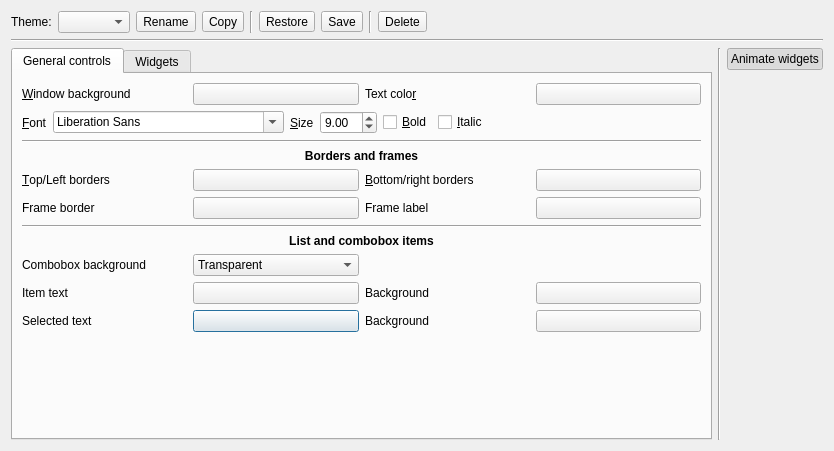
<?xml version="1.0" encoding="UTF-8"?>
<ui version="4.0">
 <class>Dialog</class>
 <widget class="QDialog" name="Dialog">
  <property name="geometry">
   <rect>
    <x>0</x>
    <y>0</y>
    <width>834</width>
    <height>451</height>
   </rect>
  </property>
  <property name="windowTitle">
   <string>Theme editor</string>
  </property>
  <layout class="QGridLayout" name="gridLayout">
   <item row="0" column="0" colspan="3">
    <layout class="QHBoxLayout" name="horizontalLayout">
     <item>
      <widget class="QLabel" name="label">
       <property name="text">
        <string>Theme:</string>
       </property>
      </widget>
     </item>
     <item>
      <widget class="QComboBox" name="themeCombo">
       <property name="sizeAdjustPolicy">
        <enum>QComboBox::AdjustToContents</enum>
       </property>
      </widget>
     </item>
     <item>
      <widget class="QToolButton" name="renameBtn">
       <property name="sizePolicy">
        <sizepolicy hsizetype="Maximum" vsizetype="Fixed">
         <horstretch>0</horstretch>
         <verstretch>0</verstretch>
        </sizepolicy>
       </property>
       <property name="text">
        <string>Rename</string>
       </property>
       <property name="icon">
        <iconset theme="edit-rename">
         <normaloff/>
        </iconset>
       </property>
       <property name="toolButtonStyle">
        <enum>Qt::ToolButtonTextBesideIcon</enum>
       </property>
      </widget>
     </item>
     <item>
      <widget class="QToolButton" name="copyBtn">
       <property name="sizePolicy">
        <sizepolicy hsizetype="Maximum" vsizetype="Fixed">
         <horstretch>0</horstretch>
         <verstretch>0</verstretch>
        </sizepolicy>
       </property>
       <property name="text">
        <string>Copy</string>
       </property>
       <property name="icon">
        <iconset theme="edit-copy">
         <normaloff/>
        </iconset>
       </property>
       <property name="toolButtonStyle">
        <enum>Qt::ToolButtonTextBesideIcon</enum>
       </property>
      </widget>
     </item>
     <item>
      <widget class="Line" name="line_3">
       <property name="orientation">
        <enum>Qt::Vertical</enum>
       </property>
      </widget>
     </item>
     <item>
      <widget class="QToolButton" name="restoreBtn">
       <property name="sizePolicy">
        <sizepolicy hsizetype="Maximum" vsizetype="Fixed">
         <horstretch>0</horstretch>
         <verstretch>0</verstretch>
        </sizepolicy>
       </property>
       <property name="text">
        <string>Restore</string>
       </property>
       <property name="icon">
        <iconset theme="edit-undo">
         <normaloff/>
        </iconset>
       </property>
       <property name="toolButtonStyle">
        <enum>Qt::ToolButtonTextBesideIcon</enum>
       </property>
      </widget>
     </item>
     <item>
      <widget class="QToolButton" name="saveBtn">
       <property name="sizePolicy">
        <sizepolicy hsizetype="Maximum" vsizetype="Fixed">
         <horstretch>0</horstretch>
         <verstretch>0</verstretch>
        </sizepolicy>
       </property>
       <property name="text">
        <string>Save</string>
       </property>
       <property name="icon">
        <iconset theme="document-save">
         <normaloff/>
        </iconset>
       </property>
       <property name="toolButtonStyle">
        <enum>Qt::ToolButtonTextBesideIcon</enum>
       </property>
      </widget>
     </item>
     <item>
      <widget class="Line" name="line_4">
       <property name="orientation">
        <enum>Qt::Vertical</enum>
       </property>
      </widget>
     </item>
     <item>
      <widget class="QToolButton" name="deleteBtn">
       <property name="sizePolicy">
        <sizepolicy hsizetype="Maximum" vsizetype="Fixed">
         <horstretch>0</horstretch>
         <verstretch>0</verstretch>
        </sizepolicy>
       </property>
       <property name="text">
        <string>Delete</string>
       </property>
       <property name="icon">
        <iconset theme="edit-delete">
         <normaloff/>
        </iconset>
       </property>
       <property name="toolButtonStyle">
        <enum>Qt::ToolButtonTextBesideIcon</enum>
       </property>
      </widget>
     </item>
     <item>
      <spacer name="horizontalSpacer">
       <property name="orientation">
        <enum>Qt::Horizontal</enum>
       </property>
       <property name="sizeHint" stdset="0">
        <size>
         <width>40</width>
         <height>20</height>
        </size>
       </property>
      </spacer>
     </item>
    </layout>
   </item>
   <item row="1" column="0" colspan="3">
    <widget class="Line" name="line">
     <property name="orientation">
      <enum>Qt::Horizontal</enum>
     </property>
    </widget>
   </item>
   <item row="2" column="0" rowspan="2">
    <widget class="QTabWidget" name="themeTabWidget">
     <property name="currentIndex">
      <number>0</number>
     </property>
     <widget class="QWidget" name="generalTab">
      <attribute name="title">
       <string>General controls</string>
      </attribute>
      <layout class="QGridLayout" name="gridLayout_4">
       <item row="5" column="2">
        <widget class="QLabel" name="label_21">
         <property name="text">
          <string>Frame label</string>
         </property>
         <property name="buddy">
          <cstring>frameLabelColorBtn</cstring>
         </property>
        </widget>
       </item>
       <item row="8" column="0">
        <widget class="QLabel" name="label_14">
         <property name="text">
          <string>Combobox background</string>
         </property>
         <property name="buddy">
          <cstring>comboStyleCombo</cstring>
         </property>
        </widget>
       </item>
       <item row="10" column="2">
        <widget class="QLabel" name="label_18">
         <property name="text">
          <string>Background</string>
         </property>
         <property name="buddy">
          <cstring>highlightBgdColorBtn</cstring>
         </property>
        </widget>
       </item>
       <item row="7" column="0" colspan="4">
        <widget class="QLabel" name="label_13">
         <property name="font">
          <font>
           <weight>75</weight>
           <bold>true</bold>
          </font>
         </property>
         <property name="text">
          <string>List and combobox items</string>
         </property>
         <property name="alignment">
          <set>Qt::AlignCenter</set>
         </property>
        </widget>
       </item>
       <item row="9" column="0">
        <widget class="QLabel" name="label_15">
         <property name="text">
          <string>Item text</string>
         </property>
         <property name="buddy">
          <cstring>itemColorBtn</cstring>
         </property>
        </widget>
       </item>
       <item row="6" column="0" colspan="4">
        <widget class="Line" name="line_6">
         <property name="orientation">
          <enum>Qt::Horizontal</enum>
         </property>
        </widget>
       </item>
       <item row="10" column="1">
        <widget class="ColorSelectButton" name="highlightColorBtn"/>
       </item>
       <item row="10" column="3">
        <widget class="ColorSelectButton" name="highlightBgdColorBtn"/>
       </item>
       <item row="5" column="3">
        <widget class="ColorSelectButton" name="frameLabelColorBtn"/>
       </item>
       <item row="0" column="1">
        <widget class="ColorSelectButton" name="windowBgdColorBtn"/>
       </item>
       <item row="9" column="3">
        <widget class="ColorSelectButton" name="itemBgdColorBtn"/>
       </item>
       <item row="9" column="2">
        <widget class="QLabel" name="label_16">
         <property name="text">
          <string>Background</string>
         </property>
         <property name="buddy">
          <cstring>itemBgdColorBtn</cstring>
         </property>
        </widget>
       </item>
       <item row="5" column="0">
        <widget class="QLabel" name="label_20">
         <property name="text">
          <string>Frame border</string>
         </property>
         <property name="buddy">
          <cstring>frameBorderColorBtn</cstring>
         </property>
        </widget>
       </item>
       <item row="10" column="0">
        <widget class="QLabel" name="label_17">
         <property name="text">
          <string>Selected text</string>
         </property>
         <property name="buddy">
          <cstring>highlightColorBtn</cstring>
         </property>
        </widget>
       </item>
       <item row="4" column="1">
        <widget class="ColorSelectButton" name="lightBorderColorBtn"/>
       </item>
       <item row="5" column="1">
        <widget class="ColorSelectButton" name="frameBorderColorBtn"/>
       </item>
       <item row="4" column="3">
        <widget class="ColorSelectButton" name="darkBorderColorBtn"/>
       </item>
       <item row="4" column="2">
        <widget class="QLabel" name="label_6">
         <property name="text">
          <string>&amp;Bottom/right borders</string>
         </property>
         <property name="buddy">
          <cstring>darkBorderColorBtn</cstring>
         </property>
        </widget>
       </item>
       <item row="9" column="1">
        <widget class="ColorSelectButton" name="itemColorBtn"/>
       </item>
       <item row="0" column="0">
        <widget class="QLabel" name="windowBackgroundLabel">
         <property name="text">
          <string comment="asdf" extracomment="qwerty">&amp;Window background</string>
         </property>
         <property name="buddy">
          <cstring>windowBgdColorBtn</cstring>
         </property>
        </widget>
       </item>
       <item row="0" column="2">
        <widget class="QLabel" name="fontColorLabel">
         <property name="text">
          <string>Text colo&amp;r</string>
         </property>
         <property name="buddy">
          <cstring>fontColorBtn</cstring>
         </property>
        </widget>
       </item>
       <item row="2" column="0" colspan="4">
        <widget class="Line" name="line_5">
         <property name="orientation">
          <enum>Qt::Horizontal</enum>
         </property>
        </widget>
       </item>
       <item row="0" column="3">
        <widget class="ColorSelectButton" name="fontColorBtn"/>
       </item>
       <item row="1" column="0" colspan="4">
        <layout class="QHBoxLayout" name="horizontalLayout_5">
         <item>
          <widget class="QLabel" name="fontLabel">
           <property name="text">
            <string>&amp;Font</string>
           </property>
           <property name="buddy">
            <cstring>fontCombo</cstring>
           </property>
          </widget>
         </item>
         <item>
          <widget class="QFontComboBox" name="fontCombo"/>
         </item>
         <item>
          <widget class="QLabel" name="fontSizeLabel">
           <property name="text">
            <string>&amp;Size</string>
           </property>
           <property name="buddy">
            <cstring>fontSizeSpin</cstring>
           </property>
          </widget>
         </item>
         <item>
          <widget class="QDoubleSpinBox" name="fontSizeSpin">
           <property name="sizePolicy">
            <sizepolicy hsizetype="Maximum" vsizetype="Fixed">
             <horstretch>0</horstretch>
             <verstretch>0</verstretch>
            </sizepolicy>
           </property>
           <property name="minimum">
            <double>5.000000000000000</double>
           </property>
           <property name="maximum">
            <double>32.000000000000000</double>
           </property>
           <property name="value">
            <double>9.000000000000000</double>
           </property>
          </widget>
         </item>
         <item>
          <widget class="QCheckBox" name="fontBoldChk">
           <property name="text">
            <string>&amp;Bold</string>
           </property>
          </widget>
         </item>
         <item>
          <widget class="QCheckBox" name="fontItalicChk">
           <property name="text">
            <string>&amp;Italic</string>
           </property>
          </widget>
         </item>
         <item>
          <spacer name="horizontalSpacer_2">
           <property name="orientation">
            <enum>Qt::Horizontal</enum>
           </property>
           <property name="sizeHint" stdset="0">
            <size>
             <width>20</width>
             <height>20</height>
            </size>
           </property>
          </spacer>
         </item>
        </layout>
       </item>
       <item row="8" column="1">
        <widget class="QComboBox" name="comboStyleCombo">
         <item>
          <property name="text">
           <string>Transparent</string>
          </property>
         </item>
         <item>
          <property name="text">
           <string>Opaque</string>
          </property>
         </item>
        </widget>
       </item>
       <item row="3" column="0" colspan="4">
        <widget class="QLabel" name="label_2">
         <property name="font">
          <font>
           <weight>75</weight>
           <bold>true</bold>
          </font>
         </property>
         <property name="text">
          <string>Borders and frames</string>
         </property>
         <property name="alignment">
          <set>Qt::AlignCenter</set>
         </property>
        </widget>
       </item>
       <item row="4" column="0">
        <widget class="QLabel" name="label_5">
         <property name="text">
          <string>&amp;Top/Left borders</string>
         </property>
         <property name="buddy">
          <cstring>lightBorderColorBtn</cstring>
         </property>
        </widget>
       </item>
       <item row="11" column="0">
        <spacer name="verticalSpacer">
         <property name="orientation">
          <enum>Qt::Vertical</enum>
         </property>
         <property name="sizeHint" stdset="0">
          <size>
           <width>20</width>
           <height>40</height>
          </size>
         </property>
        </spacer>
       </item>
      </layout>
     </widget>
     <widget class="QWidget" name="widgetsTab">
      <attribute name="title">
       <string>Widgets</string>
      </attribute>
      <layout class="QGridLayout" name="gridLayout_5">
       <item row="0" column="0" colspan="4">
        <widget class="QLabel" name="label_4">
         <property name="font">
          <font>
           <weight>75</weight>
           <bold>true</bold>
          </font>
         </property>
         <property name="text">
          <string>Buttons</string>
         </property>
         <property name="alignment">
          <set>Qt::AlignCenter</set>
         </property>
        </widget>
       </item>
       <item row="1" column="0">
        <widget class="QLabel" name="normalButtonColorLabel">
         <property name="text">
          <string>&amp;Normal button</string>
         </property>
         <property name="buddy">
          <cstring>normalButtonColorBtn</cstring>
         </property>
        </widget>
       </item>
       <item row="1" column="1">
        <widget class="ColorSelectButton" name="normalButtonColorBtn"/>
       </item>
       <item row="1" column="2">
        <widget class="QLabel" name="activeButtonColorLabel">
         <property name="text">
          <string>&amp;Active button</string>
         </property>
         <property name="buddy">
          <cstring>activeButtonColorBtn</cstring>
         </property>
        </widget>
       </item>
       <item row="1" column="3">
        <widget class="ColorSelectButton" name="activeButtonColorBtn"/>
       </item>
       <item row="2" column="0" colspan="4">
        <widget class="Line" name="line_7">
         <property name="orientation">
          <enum>Qt::Horizontal</enum>
         </property>
        </widget>
       </item>
       <item row="3" column="0" colspan="4">
        <widget class="QLabel" name="label_7">
         <property name="font">
          <font>
           <weight>75</weight>
           <bold>true</bold>
          </font>
         </property>
         <property name="text">
          <string>Dials</string>
         </property>
         <property name="alignment">
          <set>Qt::AlignCenter</set>
         </property>
        </widget>
       </item>
       <item row="4" column="0">
        <widget class="QLabel" name="dialZeroLabel">
         <property name="text">
          <string>Dial &amp;start</string>
         </property>
         <property name="buddy">
          <cstring>dialZeroBtn</cstring>
         </property>
        </widget>
       </item>
       <item row="4" column="1">
        <widget class="ColorSelectButton" name="dialZeroBtn"/>
       </item>
       <item row="4" column="2">
        <widget class="QLabel" name="dialEndLabel">
         <property name="text">
          <string>Dial &amp;end</string>
         </property>
         <property name="buddy">
          <cstring>dialEndBtn</cstring>
         </property>
        </widget>
       </item>
       <item row="4" column="3">
        <widget class="ColorSelectButton" name="dialEndBtn"/>
       </item>
       <item row="5" column="0">
        <widget class="QCheckBox" name="linkDialColorsChk">
         <property name="text">
          <string>Dial pre-zero</string>
         </property>
        </widget>
       </item>
       <item row="5" column="1">
        <widget class="ColorSelectButton" name="dialStartBtn">
         <property name="enabled">
          <bool>false</bool>
         </property>
        </widget>
       </item>
       <item row="5" column="2">
        <widget class="QLabel" name="dialBgdLabel">
         <property name="text">
          <string>Dial &amp;color</string>
         </property>
         <property name="buddy">
          <cstring>dialBgdBtn</cstring>
         </property>
        </widget>
       </item>
       <item row="5" column="3">
        <widget class="ColorSelectButton" name="dialBgdBtn"/>
       </item>
       <item row="6" column="0">
        <widget class="QLabel" name="label_9">
         <property name="text">
          <string>Value color mode</string>
         </property>
         <property name="buddy">
          <cstring>dialGradientCombo</cstring>
         </property>
        </widget>
       </item>
       <item row="6" column="1">
        <widget class="QComboBox" name="dialGradientCombo">
         <item>
          <property name="text">
           <string>Full</string>
          </property>
         </item>
         <item>
          <property name="text">
           <string>Gradient</string>
          </property>
         </item>
        </widget>
       </item>
       <item row="6" column="2">
        <widget class="QLabel" name="label_12">
         <property name="text">
          <string>Indicator</string>
         </property>
         <property name="buddy">
          <cstring>dialIndicatorColorBtn</cstring>
         </property>
        </widget>
       </item>
       <item row="6" column="3">
        <widget class="ColorSelectButton" name="dialIndicatorColorBtn"/>
       </item>
       <item row="7" column="0">
        <widget class="QLabel" name="label_10">
         <property name="text">
          <string>Full scale</string>
         </property>
         <property name="buddy">
          <cstring>dialScaleColorBtn</cstring>
         </property>
        </widget>
       </item>
       <item row="7" column="1">
        <widget class="ColorSelectButton" name="dialScaleColorBtn"/>
       </item>
       <item row="7" column="2">
        <widget class="QLabel" name="label_11">
         <property name="text">
          <string>Notches</string>
         </property>
         <property name="buddy">
          <cstring>dialNotchesColorBtn</cstring>
         </property>
        </widget>
       </item>
       <item row="7" column="3">
        <widget class="ColorSelectButton" name="dialNotchesColorBtn"/>
       </item>
       <item row="8" column="0" colspan="4">
        <widget class="Line" name="line_8">
         <property name="orientation">
          <enum>Qt::Horizontal</enum>
         </property>
        </widget>
       </item>
       <item row="9" column="0" colspan="4">
        <widget class="QLabel" name="label_8">
         <property name="font">
          <font>
           <weight>75</weight>
           <bold>true</bold>
          </font>
         </property>
         <property name="text">
          <string>Sliders</string>
         </property>
         <property name="alignment">
          <set>Qt::AlignCenter</set>
         </property>
        </widget>
       </item>
       <item row="10" column="0" colspan="2">
        <widget class="QCheckBox" name="linkSlidersToDialsChk">
         <property name="text">
          <string>Use dial range colors for slider</string>
         </property>
         <property name="checked">
          <bool>true</bool>
         </property>
        </widget>
       </item>
       <item row="10" column="2">
        <widget class="QLabel" name="sliderBgdLabel">
         <property name="text">
          <string>Background</string>
         </property>
         <property name="buddy">
          <cstring>sliderBgdColorBtn</cstring>
         </property>
        </widget>
       </item>
       <item row="10" column="3">
        <widget class="ColorSelectButton" name="sliderBgdColorBtn"/>
       </item>
       <item row="11" column="0">
        <widget class="QLabel" name="sliderStartLabel">
         <property name="enabled">
          <bool>false</bool>
         </property>
         <property name="text">
          <string>Slider &amp;start</string>
         </property>
         <property name="buddy">
          <cstring>sliderStartColorBtn</cstring>
         </property>
        </widget>
       </item>
       <item row="11" column="1">
        <widget class="ColorSelectButton" name="sliderStartColorBtn">
         <property name="enabled">
          <bool>false</bool>
         </property>
        </widget>
       </item>
       <item row="11" column="2">
        <widget class="QLabel" name="sliderEndLabel">
         <property name="enabled">
          <bool>false</bool>
         </property>
         <property name="text">
          <string>Slider &amp;end</string>
         </property>
         <property name="buddy">
          <cstring>sliderEndColorBtn</cstring>
         </property>
        </widget>
       </item>
       <item row="11" column="3">
        <widget class="ColorSelectButton" name="sliderEndColorBtn">
         <property name="enabled">
          <bool>false</bool>
         </property>
        </widget>
       </item>
       <item row="12" column="0">
        <spacer name="verticalSpacer_2">
         <property name="orientation">
          <enum>Qt::Vertical</enum>
         </property>
         <property name="sizeHint" stdset="0">
          <size>
           <width>109</width>
           <height>3</height>
          </size>
         </property>
        </spacer>
       </item>
      </layout>
     </widget>
    </widget>
   </item>
   <item row="2" column="1" rowspan="2">
    <widget class="Line" name="line_2">
     <property name="orientation">
      <enum>Qt::Vertical</enum>
     </property>
    </widget>
   </item>
   <item row="2" column="2">
    <widget class="QPushButton" name="animateBtn">
     <property name="text">
      <string>Animate widgets</string>
     </property>
     <property name="checkable">
      <bool>true</bool>
     </property>
     <property name="checked">
      <bool>true</bool>
     </property>
    </widget>
   </item>
   <item row="3" column="2">
    <widget class="QWidget" name="previewWidget" native="true">
     <property name="autoFillBackground">
      <bool>true</bool>
     </property>
     <layout class="QHBoxLayout" name="horizontalLayout_2">
      <property name="margin">
       <number>6</number>
      </property>
      <item>
       <widget class="Frame" name="frame">
        <property name="label" stdset="0">
         <string>Frame</string>
        </property>
        <layout class="QGridLayout" name="gridLayout_3">
         <item row="1" column="0" colspan="2">
          <widget class="Dial" name="dial2Normal">
           <property name="label" stdset="0">
            <string>Full dial</string>
           </property>
           <property name="minimumWidgetSize" stdset="0">
            <size>
             <width>20</width>
             <height>40</height>
            </size>
           </property>
          </widget>
         </item>
         <item row="3" column="0">
          <widget class="SquareButton" name="button_2">
           <property name="label" stdset="0">
            <string>Button</string>
           </property>
          </widget>
         </item>
         <item row="0" column="0" colspan="2">
          <widget class="Dial" name="dial1Normal">
           <property name="label" stdset="0">
            <string>Dial (step 8)</string>
           </property>
           <property name="minimumWidgetSize" stdset="0">
            <size>
             <width>20</width>
             <height>40</height>
            </size>
           </property>
           <property name="maximum" stdset="0">
            <number>128</number>
           </property>
           <property name="step" stdset="0">
            <number>8</number>
           </property>
          </widget>
         </item>
         <item row="2" column="0" colspan="2">
          <widget class="Dial" name="dial3Normal">
           <property name="label" stdset="0">
            <string>Center dial</string>
           </property>
           <property name="minimumWidgetSize" stdset="0">
            <size>
             <width>20</width>
             <height>40</height>
            </size>
           </property>
           <property name="rangeZeroAngle" stdset="0">
            <number>150</number>
           </property>
          </widget>
         </item>
         <item row="5" column="0">
          <widget class="SquareButton" name="switchableBtnEnabled">
           <property name="label" stdset="0">
            <string>Switchable</string>
           </property>
           <property name="switchable" stdset="0">
            <bool>true</bool>
           </property>
           <property name="switched" stdset="0">
            <bool>true</bool>
           </property>
           <property name="insideText" stdset="0">
            <string>On</string>
           </property>
          </widget>
         </item>
         <item row="4" column="0">
          <widget class="SquareButton" name="pressedBtnEnabled">
           <property name="label" stdset="0">
            <string>Pressed button</string>
           </property>
          </widget>
         </item>
         <item row="6" column="0">
          <widget class="Combo" name="combo">
           <property name="label" stdset="0">
            <string/>
           </property>
           <property name="valueList" stdset="0">
            <stringlist>
             <string>Combo box</string>
             <string>Item 1</string>
             <string>Item 2</string>
             <string>Disabled item</string>
            </stringlist>
           </property>
          </widget>
         </item>
         <item row="3" column="1" rowspan="4">
          <widget class="Slider" name="sliderEnabled">
           <property name="minimumWidgetSize" stdset="0">
            <size>
             <width>16</width>
             <height>96</height>
            </size>
           </property>
          </widget>
         </item>
        </layout>
       </widget>
      </item>
      <item>
       <widget class="Frame" name="frame_2">
        <property name="label" stdset="0">
         <string>Disabled frame</string>
        </property>
        <layout class="QGridLayout" name="gridLayout_2">
         <item row="5" column="0">
          <widget class="SquareButton" name="switchableBtnDisabled">
           <property name="enabled">
            <bool>false</bool>
           </property>
           <property name="label" stdset="0">
            <string>Switchable</string>
           </property>
           <property name="switchable" stdset="0">
            <bool>true</bool>
           </property>
           <property name="switched" stdset="0">
            <bool>true</bool>
           </property>
           <property name="insideText" stdset="0">
            <string>On</string>
           </property>
          </widget>
         </item>
         <item row="3" column="0">
          <widget class="SquareButton" name="button_4">
           <property name="enabled">
            <bool>false</bool>
           </property>
           <property name="label" stdset="0">
            <string>Button</string>
           </property>
          </widget>
         </item>
         <item row="2" column="0" colspan="2">
          <widget class="Dial" name="dial3Disabled">
           <property name="enabled">
            <bool>false</bool>
           </property>
           <property name="label" stdset="0">
            <string>Center dial</string>
           </property>
           <property name="minimumWidgetSize" stdset="0">
            <size>
             <width>20</width>
             <height>40</height>
            </size>
           </property>
           <property name="rangeZeroAngle" stdset="0">
            <number>150</number>
           </property>
          </widget>
         </item>
         <item row="1" column="0" colspan="2">
          <widget class="Dial" name="dial2Disabled">
           <property name="enabled">
            <bool>false</bool>
           </property>
           <property name="label" stdset="0">
            <string>Full dial</string>
           </property>
           <property name="minimumWidgetSize" stdset="0">
            <size>
             <width>20</width>
             <height>40</height>
            </size>
           </property>
          </widget>
         </item>
         <item row="0" column="0" colspan="2">
          <widget class="Dial" name="dial1Disabled">
           <property name="enabled">
            <bool>false</bool>
           </property>
           <property name="label" stdset="0">
            <string>Dial (step 8)</string>
           </property>
           <property name="minimumWidgetSize" stdset="0">
            <size>
             <width>20</width>
             <height>40</height>
            </size>
           </property>
           <property name="maximum" stdset="0">
            <number>128</number>
           </property>
           <property name="step" stdset="0">
            <number>8</number>
           </property>
          </widget>
         </item>
         <item row="4" column="0">
          <widget class="SquareButton" name="pressedBtnDisabled">
           <property name="enabled">
            <bool>false</bool>
           </property>
           <property name="label" stdset="0">
            <string>Pressed button</string>
           </property>
          </widget>
         </item>
         <item row="6" column="0">
          <widget class="Combo" name="combo_2">
           <property name="enabled">
            <bool>false</bool>
           </property>
           <property name="label" stdset="0">
            <string/>
           </property>
           <property name="valueList" stdset="0">
            <stringlist>
             <string>Some item</string>
            </stringlist>
           </property>
          </widget>
         </item>
         <item row="3" column="1" rowspan="4">
          <widget class="Slider" name="sliderDisabled">
           <property name="enabled">
            <bool>false</bool>
           </property>
           <property name="minimumWidgetSize" stdset="0">
            <size>
             <width>16</width>
             <height>96</height>
            </size>
           </property>
          </widget>
         </item>
        </layout>
       </widget>
      </item>
     </layout>
    </widget>
   </item>
  </layout>
 </widget>
 <customwidgets>
  <customwidget>
   <class>ColorSelectButton</class>
   <extends>QPushButton</extends>
   <header>colorselectbutton</header>
  </customwidget>
  <customwidget>
   <class>Combo</class>
   <extends>QWidget</extends>
   <header>combo</header>
  </customwidget>
  <customwidget>
   <class>Dial</class>
   <extends>QWidget</extends>
   <header>dial</header>
  </customwidget>
  <customwidget>
   <class>Frame</class>
   <extends>QFrame</extends>
   <header>frame</header>
   <container>1</container>
  </customwidget>
  <customwidget>
   <class>Slider</class>
   <extends>QWidget</extends>
   <header>slider</header>
   <container>1</container>
  </customwidget>
  <customwidget>
   <class>SquareButton</class>
   <extends>QWidget</extends>
   <header>squarebutton</header>
  </customwidget>
 </customwidgets>
 <resources/>
 <connections>
  <connection>
   <sender>linkDialColorsChk</sender>
   <signal>toggled(bool)</signal>
   <receiver>dialStartBtn</receiver>
   <slot>setEnabled(bool)</slot>
   <hints>
    <hint type="sourcelabel">
     <x>95</x>
     <y>225</y>
    </hint>
    <hint type="destinationlabel">
     <x>168</x>
     <y>224</y>
    </hint>
   </hints>
  </connection>
  <connection>
   <sender>linkSlidersToDialsChk</sender>
   <signal>toggled(bool)</signal>
   <receiver>sliderStartColorBtn</receiver>
   <slot>setDisabled(bool)</slot>
   <hints>
    <hint type="sourcelabel">
     <x>166</x>
     <y>370</y>
    </hint>
    <hint type="destinationlabel">
     <x>170</x>
     <y>404</y>
    </hint>
   </hints>
  </connection>
  <connection>
   <sender>linkSlidersToDialsChk</sender>
   <signal>toggled(bool)</signal>
   <receiver>sliderEndColorBtn</receiver>
   <slot>setDisabled(bool)</slot>
   <hints>
    <hint type="sourcelabel">
     <x>244</x>
     <y>370</y>
    </hint>
    <hint type="destinationlabel">
     <x>445</x>
     <y>406</y>
    </hint>
   </hints>
  </connection>
  <connection>
   <sender>dial1Normal</sender>
   <signal>valueChanged(int)</signal>
   <receiver>dial1Disabled</receiver>
   <slot>setValue(int)</slot>
   <hints>
    <hint type="sourcelabel">
     <x>610</x>
     <y>138</y>
    </hint>
    <hint type="destinationlabel">
     <x>731</x>
     <y>138</y>
    </hint>
   </hints>
  </connection>
  <connection>
   <sender>dial2Normal</sender>
   <signal>valueChanged(int)</signal>
   <receiver>dial2Disabled</receiver>
   <slot>setValue(int)</slot>
   <hints>
    <hint type="sourcelabel">
     <x>631</x>
     <y>204</y>
    </hint>
    <hint type="destinationlabel">
     <x>710</x>
     <y>204</y>
    </hint>
   </hints>
  </connection>
  <connection>
   <sender>dial3Normal</sender>
   <signal>valueChanged(int)</signal>
   <receiver>dial3Disabled</receiver>
   <slot>setValue(int)</slot>
   <hints>
    <hint type="sourcelabel">
     <x>610</x>
     <y>259</y>
    </hint>
    <hint type="destinationlabel">
     <x>726</x>
     <y>262</y>
    </hint>
   </hints>
  </connection>
  <connection>
   <sender>sliderEnabled</sender>
   <signal>valueChanged(int)</signal>
   <receiver>sliderDisabled</receiver>
   <slot>setValue(int)</slot>
   <hints>
    <hint type="sourcelabel">
     <x>658</x>
     <y>377</y>
    </hint>
    <hint type="destinationlabel">
     <x>786</x>
     <y>377</y>
    </hint>
   </hints>
  </connection>
  <connection>
   <sender>switchableBtnEnabled</sender>
   <signal>switchToggled(bool)</signal>
   <receiver>switchableBtnDisabled</receiver>
   <slot>setSwitched(bool)</slot>
   <hints>
    <hint type="sourcelabel">
     <x>605</x>
     <y>387</y>
    </hint>
    <hint type="destinationlabel">
     <x>738</x>
     <y>390</y>
    </hint>
   </hints>
  </connection>
 </connections>
</ui>
